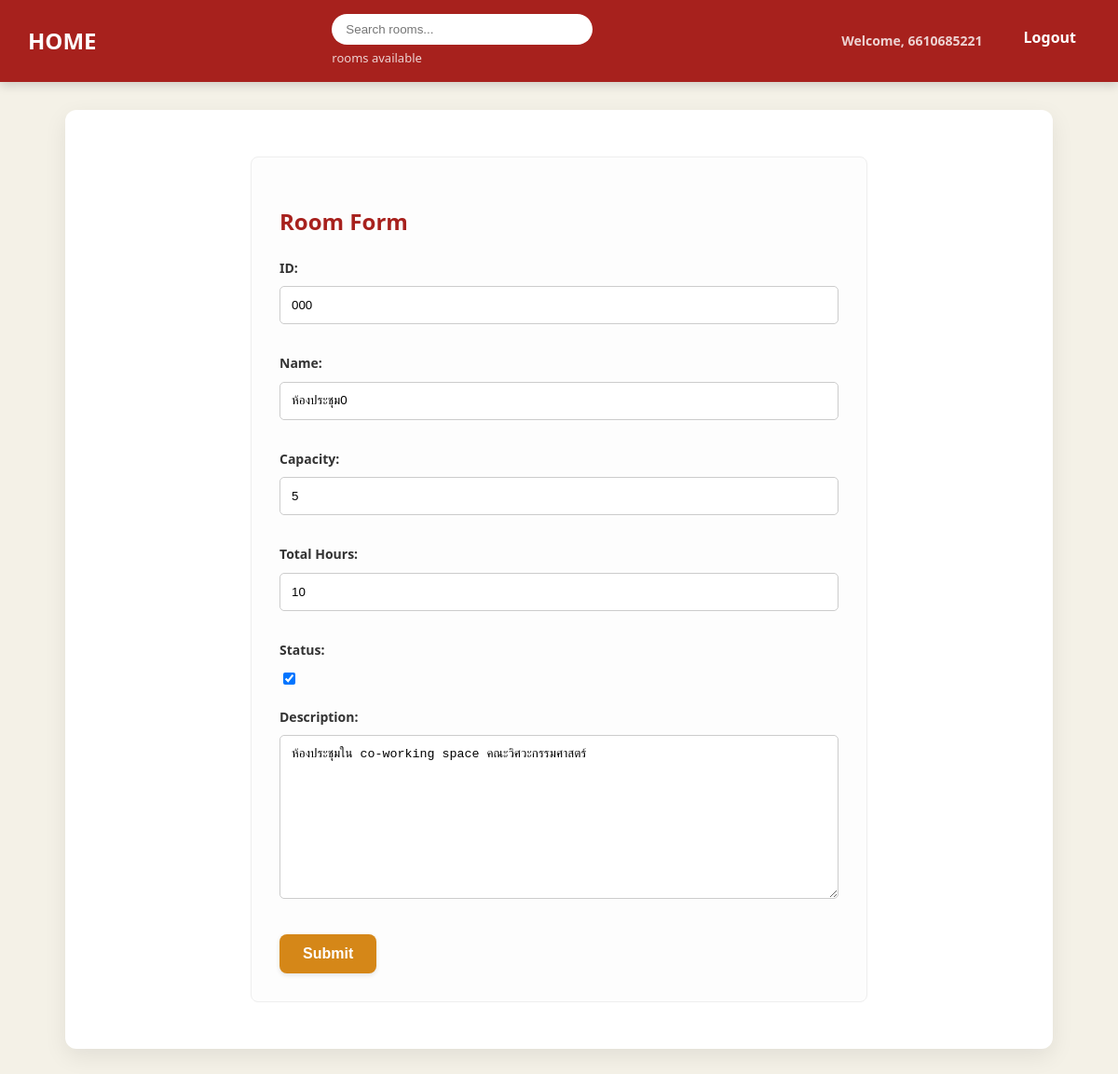
Page /update-room/000/ (signed in) on the committed database.
### booking/models.py (models this page shows, shortened)
class Room(models.Model):
    room_id = models.CharField(max_length=10, primary_key=True, verbose_name='ID')
    room_name = models.CharField(max_length=200, verbose_name='Name')
    room_capacity = models.PositiveIntegerField(verbose_name='Capacity')
    room_hours = models.PositiveIntegerField(
        'Total Hours',
        validators=[MinValueValidator(0), MaxValueValidator(24)]
    )
    status = models.BooleanField(verbose_name='Status')
    description = models.TextField(null=True, blank=True, verbose_name='Description')
    updated = models.DateTimeField(auto_now=True)
    created = models.DateTimeField(auto_now_add=True)
    class Meta:
        ordering = ['-updated', '-created']

### booking/views.py (the view)
# urls.py: path('update-room/<str:pk>/',views.updateRoom, name='update-room'),
@login_required(login_url='login')
def updateRoom(request, pk):
    room = Room.objects.get(room_id=pk)
    form = RoomForm(instance=room)
    if not request.user.is_superuser:
        return HttpResponse('You\'re not allow to be here.')
    if request.method == 'POST':
        form = RoomForm(request.POST, instance=room)
        if form.is_valid():
            form.save()
            return redirect('home')
    context = {'form': form}
    return render(request, 'booking/room_form.html',context)

### booking/forms.py
class RoomForm(ModelForm):
    class Meta:
        model = Room
        fields = '__all__'

### booking/templates/booking/room_form.html (shortened to what this page needs)
{% extends 'main.html' %}
{% block content %}
<div class="form-container">
    <h2>Room Form</h2>
    <form method="POST" action="">
        {{form.as_p}}
        <input type="submit" value="Submit" class="btn btn-primary" />
    </form>
</div>
{% endblock %}

### templates/navbar.html (shortened to what this page needs)
<nav class="navbar">
    <div class="logo">
        <a href="/">HOME</a>
    </div>
    <div class="search-container">
        <form method="GET" action="{% url 'home' %}">
            <input type="text" name="q" placeholder="Search rooms..."/>
        </form>
        <span class="rooms-available-text">{{room_count}} rooms available</span>
    </div>
    <div class="nav-links">
        {% if request.user.is_authenticated %}
            <div class="user-welcome">
                Welcome, {{ request.user.get_full_name|default:request.user.username }}
            </div>
            <a href="{% url 'logout' %}">Logout</a>
        {% else %}
            <a href="{% url 'login' %}">Login</a>
        {% endif %}
    </div>
</nav>

### static/styles/main.css (style rules this page uses)
body { background-color: #f4f1e7; font-family: 'Kanit', 'Segoe UI', Tahoma, Geneva, Verdana, sans-serif; margin: 0; color: #333333; font-size: 16px; line-height: 1.6; }
h1, h2, h3, h4, h5 { color: #a7211d; }
a { color: #d58718; text-decoration: none; transition: color 0.3s ease; }
.navbar { background-color: #a7211d; padding: 15px 30px; color: white; display: flex; justify-content: space-between; align-items: center; box-shadow: 0 4px 10px rgba(0,0,0,0.15); position: sticky; top: 0; z-index: 1000; }
.navbar .logo a { color: white; font-size: 24px; font-weight: bold; text-decoration: none; transition: color 0.3s ease; }
.navbar .nav-links a { color: white; margin: 0 15px; font-weight: bold; padding-bottom: 5px; border-bottom: 2px solid transparent; transition: border-color 0.3s ease; }
.navbar form input[type="text"] { padding: 9px 15px; border: none; border-radius: 20px; min-width: 250px; transition: all 0.3s ease; }
.form-container { max-width: 600px; margin: 20px auto; padding: 30px; background-color: #fdfdfd; border-radius: 8px; border: 1px solid #eee; }
.form-container form p { margin-bottom: 15px; }
.form-container form label { display: block; margin-bottom: 8px; font-weight: bold; font-size: 14px; }
.form-container form input[type="text"], .form-container form input[type="password"], .form-container form input[type="number"], .form-container form textarea, .form-container form select { width: 100%; padding: 12px; margin-bottom: 15px; border: 1px solid #ccc; border-radius: 5px; box-sizing: border-box; transition: border-color 0.3s, box-shadow 0.3s; }
.btn { display: inline-block; padding: 12px 25px; border: none; border-radius: 8px; color: white; font-weight: bold; font-size: 16px; cursor: pointer; text-align: center; transition: all 0.2s ease-in-out; box-shadow: 0 2px 5px rgba(0,0,0,0.1); }
.btn-primary { background-color: #d58718; }
.search-container { display: flex; flex-direction: column; }
.rooms-available-text { color: rgba(255, 255, 255, 0.8); font-size: 13px; margin-top: 4px; }
.user-welcome { color: rgba(255, 255, 255, 0.8); padding: 6px 14px; font-size: 14px; font-weight: bold; margin-right: 15px; }
.nav-links { display: flex; align-items: center; }

### rows in the picture
Room: room_id "000", room_name "ห้องประชุม0", room_capacity "5", room_hours "10", status "☑", description "ห้องประชุมใน co-working space คณะวิศวะกรรมศาสตร์"

### other values in the picture
{{ request.user.get_full_name|default:request.user.username }} "6610685221"
